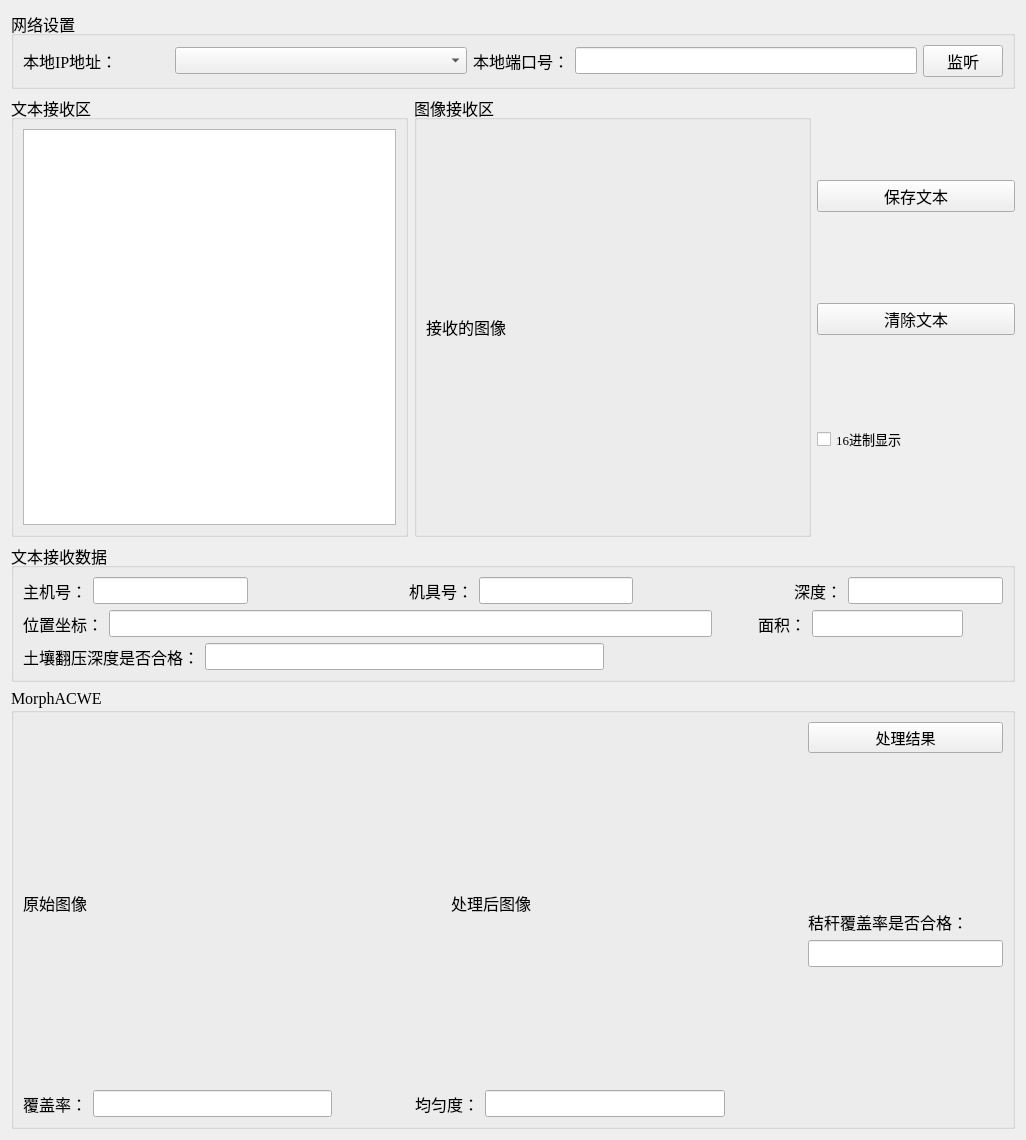
<?xml version="1.0" encoding="UTF-8"?>
<ui version="4.0">
 <class>Form</class>
 <widget class="QWidget" name="Form">
  <property name="geometry">
   <rect>
    <x>0</x>
    <y>0</y>
    <width>1026</width>
    <height>1140</height>
   </rect>
  </property>
  <property name="font">
   <font>
    <pointsize>12</pointsize>
   </font>
  </property>
  <property name="windowTitle">
   <string>Form</string>
  </property>
  <layout class="QVBoxLayout" name="verticalLayout_5">
   <item>
    <widget class="QGroupBox" name="groupBox_2">
     <property name="title">
      <string>网络设置</string>
     </property>
     <layout class="QHBoxLayout" name="horizontalLayout_8">
      <item>
       <layout class="QHBoxLayout" name="horizontalLayout_6" stretch="1,2">
        <item>
         <widget class="QLabel" name="label_3">
          <property name="font">
           <font>
            <family>Times New Roman</family>
            <weight>50</weight>
            <bold>false</bold>
           </font>
          </property>
          <property name="text">
           <string>本地IP地址：</string>
          </property>
         </widget>
        </item>
        <item>
         <widget class="QComboBox" name="comboBox"/>
        </item>
       </layout>
      </item>
      <item>
       <layout class="QHBoxLayout" name="horizontalLayout_7">
        <item>
         <widget class="QLabel" name="label_4">
          <property name="font">
           <font>
            <family>宋体</family>
           </font>
          </property>
          <property name="text">
           <string>本地端口号：</string>
          </property>
         </widget>
        </item>
        <item>
         <widget class="QLineEdit" name="lineEdit_2"/>
        </item>
       </layout>
      </item>
      <item>
       <widget class="QPushButton" name="pushButton_2">
        <property name="text">
         <string>监听</string>
        </property>
       </widget>
      </item>
     </layout>
    </widget>
   </item>
   <item>
    <layout class="QHBoxLayout" name="horizontalLayout_5" stretch="4,4,2">
     <item>
      <widget class="QGroupBox" name="groupBox">
       <property name="title">
        <string>文本接收区</string>
       </property>
       <layout class="QHBoxLayout" name="horizontalLayout_11">
        <item>
         <widget class="QTextEdit" name="textEdit"/>
        </item>
       </layout>
      </widget>
     </item>
     <item>
      <widget class="QGroupBox" name="groupBox_4">
       <property name="title">
        <string>图像接收区</string>
       </property>
       <layout class="QHBoxLayout" name="horizontalLayout_9">
        <item>
         <widget class="QLabel" name="label_receive">
          <property name="contextMenuPolicy">
           <enum>Qt::CustomContextMenu</enum>
          </property>
          <property name="layoutDirection">
           <enum>Qt::LeftToRight</enum>
          </property>
          <property name="text">
           <string>接收的图像</string>
          </property>
         </widget>
        </item>
       </layout>
      </widget>
     </item>
     <item>
      <layout class="QVBoxLayout" name="verticalLayout">
       <item>
        <widget class="QPushButton" name="pushdata">
         <property name="text">
          <string>保存文本</string>
         </property>
        </widget>
       </item>
       <item>
        <widget class="QPushButton" name="pushButton">
         <property name="text">
          <string>清除文本</string>
         </property>
        </widget>
       </item>
       <item>
        <widget class="QCheckBox" name="checkBox">
         <property name="font">
          <font>
           <family>Times New Roman</family>
           <pointsize>10</pointsize>
          </font>
         </property>
         <property name="text">
          <string>16进制显示</string>
         </property>
        </widget>
       </item>
      </layout>
     </item>
    </layout>
   </item>
   <item>
    <widget class="QGroupBox" name="groupBox_5">
     <property name="title">
      <string>文本接收数据</string>
     </property>
     <layout class="QVBoxLayout" name="verticalLayout_4">
      <item>
       <layout class="QHBoxLayout" name="horizontalLayout_13">
        <item>
         <widget class="QLabel" name="label_5">
          <property name="text">
           <string>主机号：</string>
          </property>
         </widget>
        </item>
        <item>
         <widget class="QLineEdit" name="lineEdit_3"/>
        </item>
        <item>
         <spacer name="horizontalSpacer_2">
          <property name="orientation">
           <enum>Qt::Horizontal</enum>
          </property>
          <property name="sizeHint" stdset="0">
           <size>
            <width>40</width>
            <height>20</height>
           </size>
          </property>
         </spacer>
        </item>
        <item>
         <widget class="QLabel" name="label_7">
          <property name="text">
           <string>机具号：</string>
          </property>
         </widget>
        </item>
        <item>
         <widget class="QLineEdit" name="lineEdit_4">
          <property name="text">
           <string/>
          </property>
         </widget>
        </item>
        <item>
         <spacer name="horizontalSpacer_3">
          <property name="orientation">
           <enum>Qt::Horizontal</enum>
          </property>
          <property name="sizeHint" stdset="0">
           <size>
            <width>40</width>
            <height>20</height>
           </size>
          </property>
         </spacer>
        </item>
        <item>
         <widget class="QLabel" name="label_8">
          <property name="text">
           <string>深度：</string>
          </property>
         </widget>
        </item>
        <item>
         <widget class="QLineEdit" name="lineEdit_5"/>
        </item>
       </layout>
      </item>
      <item>
       <layout class="QHBoxLayout" name="horizontalLayout_14" stretch="0,4,0,0,1,0">
        <item>
         <widget class="QLabel" name="label_9">
          <property name="text">
           <string>位置坐标：</string>
          </property>
         </widget>
        </item>
        <item>
         <widget class="QLineEdit" name="lineEdit_6"/>
        </item>
        <item>
         <spacer name="horizontalSpacer_4">
          <property name="orientation">
           <enum>Qt::Horizontal</enum>
          </property>
          <property name="sizeHint" stdset="0">
           <size>
            <width>40</width>
            <height>20</height>
           </size>
          </property>
         </spacer>
        </item>
        <item>
         <widget class="QLabel" name="label_11">
          <property name="text">
           <string>面积：</string>
          </property>
         </widget>
        </item>
        <item>
         <widget class="QLineEdit" name="lineEdit_8"/>
        </item>
        <item>
         <spacer name="horizontalSpacer_5">
          <property name="orientation">
           <enum>Qt::Horizontal</enum>
          </property>
          <property name="sizeHint" stdset="0">
           <size>
            <width>40</width>
            <height>20</height>
           </size>
          </property>
         </spacer>
        </item>
       </layout>
      </item>
      <item>
       <layout class="QHBoxLayout" name="horizontalLayout_4">
        <item>
         <widget class="QLabel" name="label_10">
          <property name="text">
           <string>土壤翻压深度是否合格：</string>
          </property>
         </widget>
        </item>
        <item>
         <widget class="QLineEdit" name="lineEdit_7">
          <property name="text">
           <string/>
          </property>
         </widget>
        </item>
        <item>
         <spacer name="horizontalSpacer_7">
          <property name="orientation">
           <enum>Qt::Horizontal</enum>
          </property>
          <property name="sizeHint" stdset="0">
           <size>
            <width>40</width>
            <height>20</height>
           </size>
          </property>
         </spacer>
        </item>
       </layout>
      </item>
     </layout>
    </widget>
   </item>
   <item>
    <widget class="QGroupBox" name="groupBox_3">
     <property name="font">
      <font>
       <family>Times New Roman</family>
       <pointsize>12</pointsize>
      </font>
     </property>
     <property name="title">
      <string>MorphACWE</string>
     </property>
     <layout class="QHBoxLayout" name="horizontalLayout_12" stretch="4,1">
      <item>
       <layout class="QVBoxLayout" name="verticalLayout_2" stretch="4,0">
        <item>
         <layout class="QHBoxLayout" name="horizontalLayout" stretch="5,1,5">
          <item>
           <widget class="QLabel" name="label1">
            <property name="text">
             <string>原始图像</string>
            </property>
           </widget>
          </item>
          <item>
           <spacer name="horizontalSpacer">
            <property name="orientation">
             <enum>Qt::Horizontal</enum>
            </property>
            <property name="sizeHint" stdset="0">
             <size>
              <width>40</width>
              <height>20</height>
             </size>
            </property>
           </spacer>
          </item>
          <item>
           <widget class="QLabel" name="label2">
            <property name="text">
             <string>处理后图像</string>
            </property>
           </widget>
          </item>
         </layout>
        </item>
        <item>
         <layout class="QHBoxLayout" name="horizontalLayout_10" stretch="4,1,4,1">
          <item>
           <layout class="QHBoxLayout" name="horizontalLayout_2" stretch="0,4">
            <item>
             <widget class="QLabel" name="label">
              <property name="text">
               <string>覆盖率：</string>
              </property>
             </widget>
            </item>
            <item>
             <widget class="QLineEdit" name="lineEdit1"/>
            </item>
           </layout>
          </item>
          <item>
           <spacer name="horizontalSpacer_6">
            <property name="orientation">
             <enum>Qt::Horizontal</enum>
            </property>
            <property name="sizeHint" stdset="0">
             <size>
              <width>40</width>
              <height>20</height>
             </size>
            </property>
           </spacer>
          </item>
          <item>
           <layout class="QHBoxLayout" name="horizontalLayout_3" stretch="0,4">
            <item>
             <widget class="QLabel" name="label_2">
              <property name="text">
               <string>均匀度：</string>
              </property>
             </widget>
            </item>
            <item>
             <widget class="QLineEdit" name="lineEdit2">
              <property name="text">
               <string/>
              </property>
             </widget>
            </item>
           </layout>
          </item>
          <item>
           <spacer name="horizontalSpacer_8">
            <property name="orientation">
             <enum>Qt::Horizontal</enum>
            </property>
            <property name="sizeHint" stdset="0">
             <size>
              <width>40</width>
              <height>20</height>
             </size>
            </property>
           </spacer>
          </item>
         </layout>
        </item>
       </layout>
      </item>
      <item>
       <layout class="QVBoxLayout" name="verticalLayout_3" stretch="0,0,0,0,0">
        <item>
         <widget class="QPushButton" name="pushButton_3">
          <property name="font">
           <font>
            <family>Adobe 宋体 Std L</family>
            <pointsize>11</pointsize>
           </font>
          </property>
          <property name="text">
           <string>处理结果</string>
          </property>
         </widget>
        </item>
        <item>
         <spacer name="verticalSpacer">
          <property name="orientation">
           <enum>Qt::Vertical</enum>
          </property>
          <property name="sizeHint" stdset="0">
           <size>
            <width>20</width>
            <height>40</height>
           </size>
          </property>
         </spacer>
        </item>
        <item>
         <widget class="QLabel" name="label_6">
          <property name="font">
           <font>
            <family>Adobe 宋体 Std L</family>
            <pointsize>12</pointsize>
           </font>
          </property>
          <property name="text">
           <string>秸秆覆盖率是否合格：</string>
          </property>
         </widget>
        </item>
        <item>
         <widget class="QLineEdit" name="lineEdit"/>
        </item>
        <item>
         <spacer name="verticalSpacer_2">
          <property name="orientation">
           <enum>Qt::Vertical</enum>
          </property>
          <property name="sizeHint" stdset="0">
           <size>
            <width>20</width>
            <height>40</height>
           </size>
          </property>
         </spacer>
        </item>
       </layout>
      </item>
     </layout>
    </widget>
   </item>
  </layout>
 </widget>
 <resources/>
 <connections/>
</ui>
